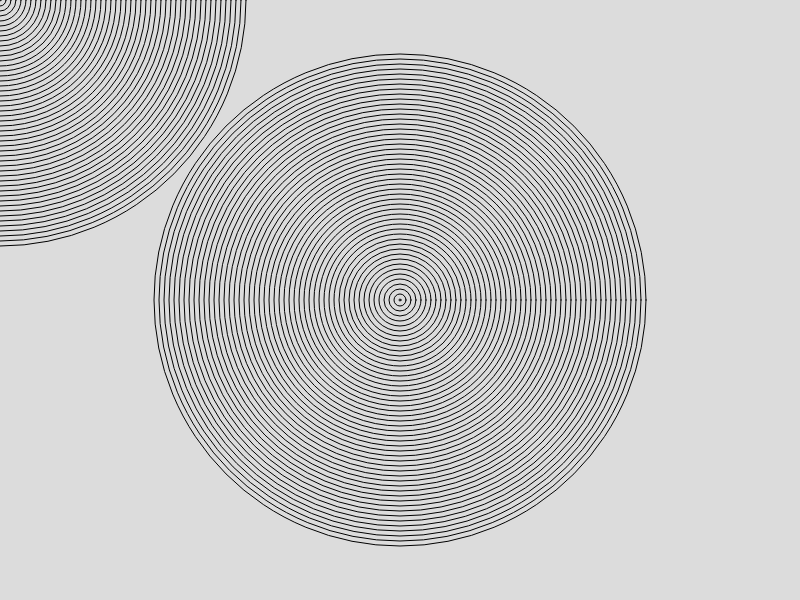
Frame 1 (no input)
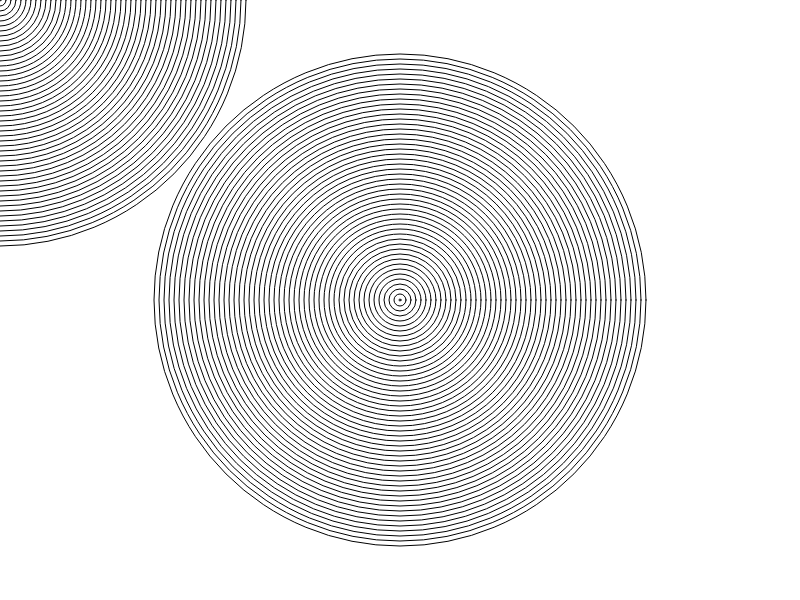
Frame 60 (no input)
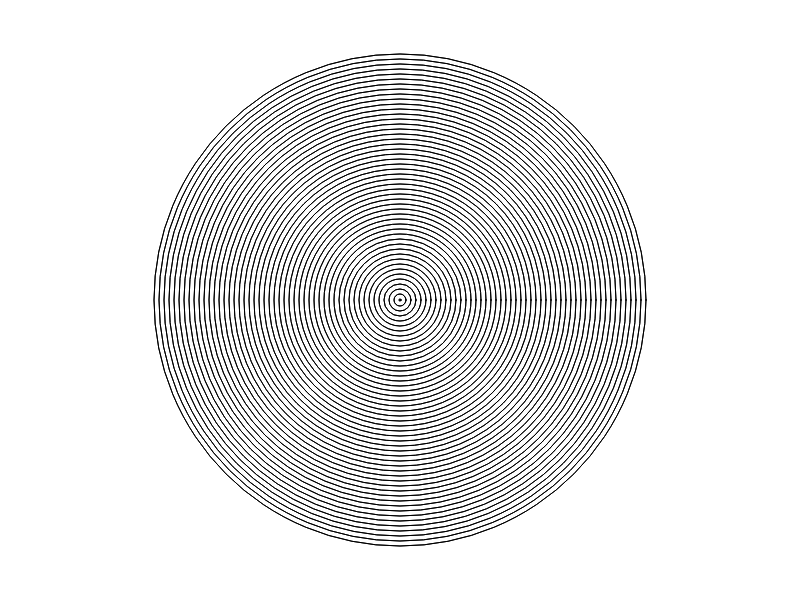
Frame 120 (the mouse pressed at the canvas centre since frame 60)

The p5.js sketch that drew these frames (run headless with seeded random() and noise() and a simulated clock; from frame 60 on, the mouse is pressed at the canvas centre):

// p5.js sketch
// ── sketch.js
/*
let sqSize;
let qX;
let qY;
 console.log(i); //stop drawing after we hit 1let xDir;

function setup(){
  createCanvas(800,600);
  sqX = width/2;
  sqY = height/2;
  sqSize=100;
  rectMode(CENTER);
  strokeWeight(2);
}

function draw(){
  background(220);
  if(mouseX<width/2){
    fill(0);
    console.log("the mouse is on the left"); //if mouse on left then fill square black
  }
  else{
    fill(255); 
    console.log("the mouse is on the right");
  }

if(mouseY<200) { //if mouse y is less than 200 for y no stroke
  noStroke();
  }
  else if(mouseY>=200 && mouseY < 400){ //otherwise if mouse is greater than or equal to 200 and less than 400 (so between 200-400 then has stroke)
    stroke(127);
    strokeWeight(2);
  }
  else{ //otherwise as a final check the stroke is 127 and thick 20
    stroke(127);
    strokeWeight(20);
  }

  rect(sqX, sqY, sqSize);

}
//makes layers of moveable boxes

noStroke();
  fill(200,200,10);
  ellipse(circleXpos, heigh/2, 50);
  circle++;
 // if(circleXpos>=width || circleXpos<=0)
*/
/*
  function setup(){
  createCanvas(800,600);
  background(220); //white background
  for(let i = 0; i <10; i++){
    ellipse(i*100 + 50,100,100);
    console.log(i); //stop drawing after we hit 1

  }
}
*/
/*
 function setup(){
  createCanvas(800,600);
  background(220); //white background
  for(let i = 0; i <100; i+10+10){
    ellipse(i*100 + 50,100,i*10+10);
    //console.log(i); //stop drawing after we hit 1


  */

    function draw(){
      createCanvas(800,600);
      background(220);
      colorMode(HSB);
      noFill();
      for(let i = 0; i < 50; i++){
        ellipse(width/2,height/2, i*10+2);
      }
      for(let i = 0; i < 50; i++){
        ellipse(mouseX,mouseY, i*10+2);
      }
    }
// ── index2.html
<!DOCTYPE html>
<html lang="en">
<head>
  <meta charset="UTF-8">
  <meta name="viewport" content="width=device-width, initial-scale=1.0">
  <script src="https://cdn.jsdelivr.net/npm/p5@2.3.1/lib/p5.js"></script>
  <script src="sketch2.js"></script>
   <title>Conditionals 2...</title>
  <style>
    body {
      font-family: sans-serif;
      display: flex;
      align-items: center;
      justify-content: center;
      min-height: 100vh;
      margin: 0;
      background: #000000;
      color: #f0f0f0;
    }
    #quote {
      max-width: 600px;
      padding: 2rem;
      text-align: center;
      font-size: 1.4rem;
      line-height: 1.6;
      background: rgba(255, 255, 255, 0.05);
      border-radius: 8px;
    }
  </style>
</head>
<body>
</body>
</html>

// ── index3.html
<!DOCTYPE html>
<html lang="en">
<head>
  <meta charset="UTF-8">
  <meta name="viewport" content="width=device-width, initial-scale=1.0">
  <script src="https://cdn.jsdelivr.net/npm/p5@2.3.1/lib/p5.js"></script>
  <script src="sketch3.js"></script>
   <title>Conditionals 3...</title>
  <style>
    body {
      font-family: sans-serif;
      display: flex;
      align-items: center;
      justify-content: center;
      min-height: 100vh;
      margin: 0;
      background: #000000;
      color: #f0f0f0;
    }
    #quote {
      max-width: 600px;
      padding: 2rem;
      text-align: center;
      font-size: 1.4rem;
      line-height: 1.6;
      background: rgba(255, 255, 255, 0.05);
      border-radius: 8px;
    }
  </style>
</head>
<body>
</body>
</html>

// ── sketch2.js

//Frutiger Drawing One

function setup(){
  createCanvas(800,600);
  colorMode(HSB);
}
function draw() {
  background(150,100,100);
  stroke(255, 0, 0);
  strokeWeight(5);

  for(i = 0; i < 10; i++){ //I manipulated the loop for the line to see if I could make it curve, I also wanted to recreate the size changing circles (It is angled liens more than it is curved however)
    //line(i+400,i*10,50,i*5);
    for(s = 0; s < 10; s++){ //Nested loop to change the components of the ellipse and the line and coloring
    ellipse(s*85, i*55, i * 4, i * 5);
    fill('purple'); 
    //rotate(65);
  }
    line(i-100,i*100,800,i+10);
    //
  for(y = 0; y < 10; y++){
    //line(y+100, y+100, y + -100, y + 10);
    ellipse(100)
  }

  

}
}

// ── sketch3.js

//Frutiger Drawing Two
//I put layered spirals over the design for Frutiger and changed it to apple red and grassy green colors

function setup(){
  createCanvas(800,600);
}

    function draw(){
        background(100);
        stroke(35, 0, 0);
        strokeWeight(2);
        noFill();
      for(let i = 0; i < 25; i++){  //code for cartesian in class but rectangle
        for(y = 0; y < 10; y++){
        circle(width/2,height/2, (i*10+2)*y);
        ellipseMode(circle(width/2,height/2, i*10+2));
      }
    }
      for(let i = 0; i < 25; i++){
        circle(mouseX,mouseY, i*10+2); //code for cartesian in class but rectangle
        //makes spirals somethign to make autoamtion easier lowkey
      }
    
      for(i = 0; i < 10; i++){ //I manipulated the loop for the line to see if I could make it curve, I also wanted to recreate the size changing circles (It is angled liens more than it is curved however)
    //line(i+400,i*10,50,i*5);
    for(s = 0; s < 10; s++){ //Nested loop to change the components of the ellipse and the line and coloring
    rect(s*85, i*55, i * 4, i * 5*400); //it kinda looks like low poly frutiger towers omg
    circle(s*80, i*60, i * 4, i*10); 
    fill('lightblue'); 
    //rotate(65);
  }
    line(i-100,i*100,800,i+10);
    line(i-100/2,i*100/2,800,i+10);
    //
  for(y = 0; y < 10; y++){
    //line(y+100, y+100, y + -100, y + 10);

  }
}
}
